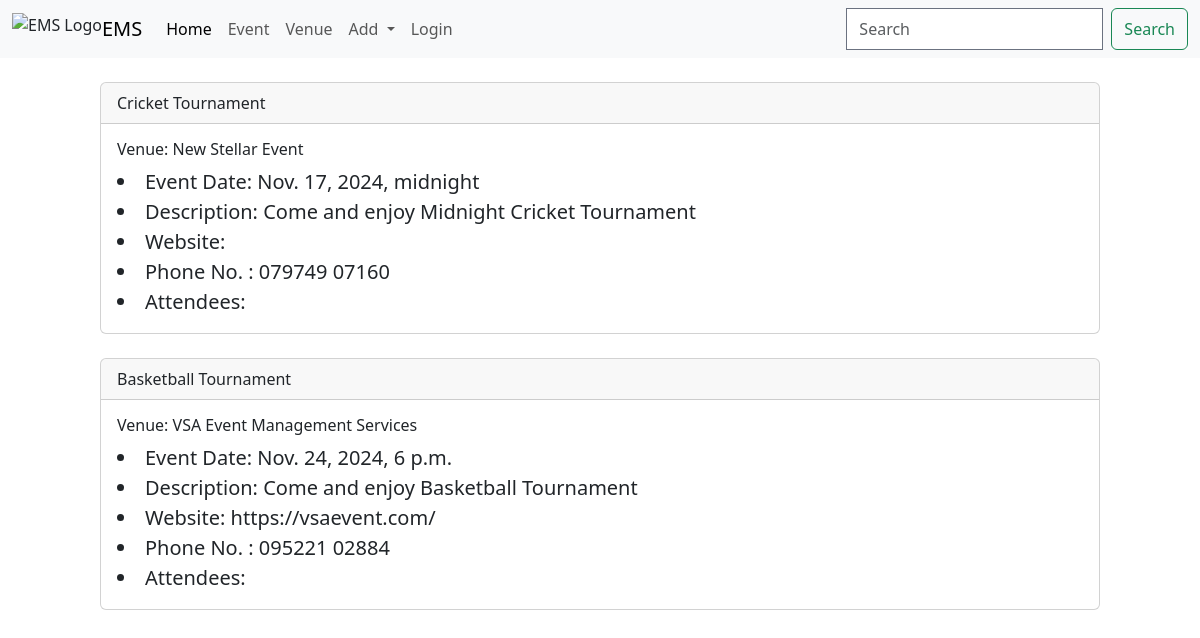
Screenshot of /ems/events with the database file from the repository.
### ems/models.py (models this page shows, shortened)
class Event(models.Model):
    name = models.CharField('Event Name', max_length=120)
    event_date = models.DateTimeField('Event Date')
    venue = models.ForeignKey(Venue, on_delete=models.CASCADE, blank=True, null=True)
    manager = models.ForeignKey(User, blank=True, null=True, on_delete=models.SET_NULL)
    description = models.TextField('Description', blank=True)
    attendees = models.ManyToManyField(Attendees, blank=True)

class Venue(models.Model):
    name = models.CharField('Venue Name', max_length=120)
    address = models.TextField('Address', max_length=300)
    zip_code = models.CharField('Zip Code', max_length=6)
    phone_no = models.CharField('Phone Number', max_length=15)
    web = models.URLField('Website',blank=True)
    email_address = models.EmailField('Email Address', blank=True)
    def __str__(self):
        return self.name

### ems/views.py (the view)
# urls.py: path('events', views.event_list, name = 'event-list'),
def event_list(request):
    events = Event.objects.all()
    return render(request, 'event_list.html', {'events': events})

### ems/templates/event_list.html (shortened to what this page needs)
{% extends "base_layout.html" %}
{% block content %}
    <br>
    {% for event in events %}
        <div class="card">
            <div class="card-header">
                {{event.name}}
            </div>
            <div class="card-body">
                <h3 class="card-title">Venue: {{event.venue}}</h3>
            <blockquote class="blockquote mb-0">
                    <li>Event Date: {{event.event_date}}</li>
                    <li>Description: {{event.description}}</li>
                    <li>Website: {{event.venue.web}}</li>
                    <li>Phone No. : {{event.venue.phone_no}}</li>
                    <li>Attendees:
                    </li>
            </blockquote>
            </div>
        </div>
        <br>
    {% endfor %}
{% endblock  %}

### rows the page displays
Event: name "Cricket Tournament", venue "New Stellar Event", event_date "Nov. 17, 2024, midnight", description "Come and enjoy Midnight Cricket Tournament", venue.phone_no "079749 07160"
Event: name "Basketball Tournament", venue "VSA Event Management Services", event_date "Nov. 24, 2024, 6 p.m.", description "Come and enjoy Basketball Tournament", venue.web "https://vsaevent.com/", venue.phone_no "095221 02884"
